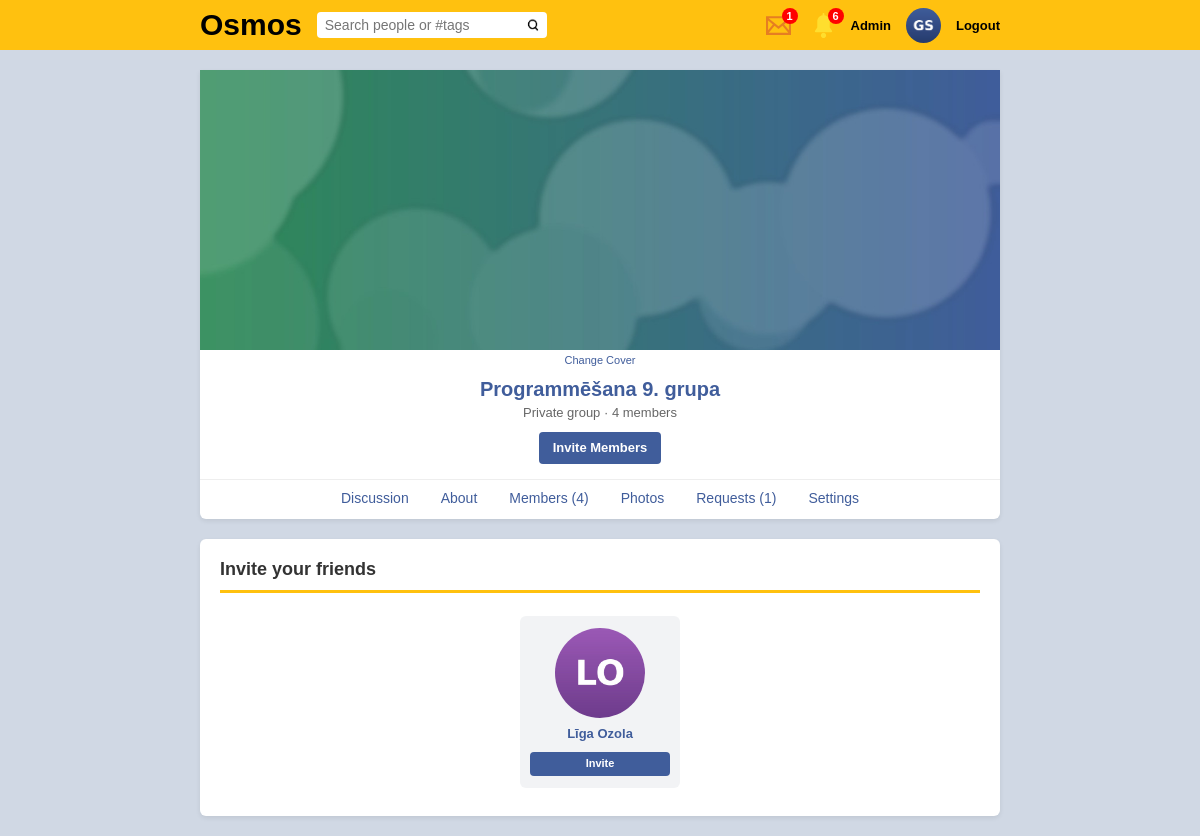
/group/464532042534/invite (signed in), run on the app's committed database.
### tables this page shows
CREATE TABLE `users` (
  `id` int(11) NOT NULL AUTO_INCREMENT,
  `userid` bigint(19) NOT NULL,
  `owner` bigint(19) NOT NULL DEFAULT 0,
  `first_name` varchar(50) NOT NULL,
  `last_name` varchar(50) NOT NULL,
  `gender` varchar(6) DEFAULT NULL,
  `type` varchar(10) NOT NULL DEFAULT 'profile',
  `group_type` varchar(8) NOT NULL DEFAULT 'public',
  `privacy` varchar(10) NOT NULL DEFAULT 'public',
  `is_admin` tinyint(1) NOT NULL DEFAULT 0,
  `blocked` tinyint(1) NOT NULL DEFAULT 0,
  `password` varchar(100) NOT NULL,
  `date` timestamp NOT NULL DEFAULT current_timestamp(),
  `profile_image` varchar(1000) DEFAULT '',
  `cover_image` varchar(1000) NOT NULL DEFAULT '',
  `about` varchar(1024) DEFAULT NULL,
  `tag_name` varchar(100) NOT NULL,
  `online` int(11) NOT NULL DEFAULT 0,
  PRIMARY KEY (`id`),
  UNIQUE KEY `userid` (`userid`),
  UNIQUE KEY `tag_name_unique` (`tag_name`),
  KEY `first_name` (`first_name`),
  KEY `last_name` (`last_name`),
  KEY `gender` (`gender`),
  KEY `date` (`date`),
  KEY `tag_name` (`tag_name`),
  KEY `type` (`type`),
  KEY `owner` (`owner`)
);

### group.php (the view, shortened to what the rows shown need)
<?php
include_once("classes/autoload.php");
$login = new Login();
$user_data = $login->check_login($_SESSION['osmos_userid'] ?? 0);
$me = is_array($user_data) ? $user_data['userid'] : 0;
$group_class = new Group();
$group_data = $group_class->get_group($URL[1]);
$section = "default";
if (isset($URL[2]) && !is_numeric($URL[2])) {
    $section = $URL[2];
}
$is_member = false;
$is_moderator = false;
$is_admin = false;
$has_request = false;
if (is_array($group_data)) {
    $gid = $group_data['userid'];
    $is_member = group_access($me, $group_data, 'member');
    $is_moderator = group_access($me, $group_data, 'moderator');
    $is_admin = group_access($me, $group_data, 'admin');
    $has_request = $me && !$is_member && group_access($me, $group_data, 'request');
}
$denied_reason = "";
$member_count = 0;
$image_class = new Image();
if (is_array($group_data)) {
    $member_count = $group_class->count_members($gid);
}
$is_private = is_array($group_data) && ($group_data['group_type'] ?? "public") == "private";
?>
<!DOCTYPE html>
<html>
    <head>
    </head>
    <body>
        <?php include("header.php") ?>
        <div class="page">
            <?php if (is_array($group_data)): ?>
            <div class="profile-header">
                <?php
                $cover = "images/cover_image.JPG";
                if (is_image_file($group_data['cover_image'] ?? "")) {
                    $cover = $image_class->get_thumb_cover($group_data['cover_image']);
                }
                ?>
                <img class="cover-image" src="<?php echo ROOT . $cover; ?>">
                <?php if ($is_admin): ?>
                    <div class="cover-links">
                        <a href="<?php echo ROOT; ?>change_profile_image/cover/<?php echo $gid; ?>">Change Cover</a>
                    </div>
                <?php endif; ?>
                <div style="margin-top: 12px;">
                    <a class="profile-name" href="<?php echo ROOT; ?>group/<?php echo $gid; ?>"><?php echo htmlspecialchars($group_data['first_name']); ?></a>
                    <div class="group-meta">
                        <?php echo $is_private ? "Private group" : "Public group"; ?>
                        &middot; <?php echo $member_count . " member" . ($member_count == 1 ? "" : "s"); ?>
                    </div>
                    <div class="profile-actions">
                        <?php if (!$me): ?>
                            <a class="btn btn-primary" href="<?php echo ROOT; ?>login">Log in to join</a>
                        <?php elseif ($is_member): ?>
                            <a class="btn btn-blue" href="<?php echo ROOT; ?>group/<?php echo $gid; ?>/invite">Invite Members</a>
                        <?php elseif ($has_request): ?>
                            <span class="btn btn-muted">Request Sent</span>
                        <?php else: ?>
                            <a class="btn btn-primary" href="<?php echo csrf_url(ROOT . "join/" . $gid); ?>"><?php echo $is_private ? "Request to Join" : "Join Group"; ?></a>
                        <?php endif; ?>
                    </div>
                </div>
                <div class="tabs">
                    <?php
                    $tabs = [
                        "default" => "Discussion",
                        "about" => "About",
                        "members" => "Members (" . $member_count . ")",
                        "photos" => "Photos",
                    ];
                    if ($is_moderator) {
                        $requests = $group_class->get_requests($gid);
                        $tabs["requests"] = "Requests" . (is_array($requests) ? " (" . count($requests) . ")" : "");
                    }
                    if ($is_admin) {
                        $tabs["settings"] = "Settings";
                    }
                    foreach ($tabs as $tab_key => $tab_label) {
                        $tab_url = ROOT . "group/" . $gid . ($tab_key == "default" ? "" : "/" . $tab_key);
                        $active = ($section == $tab_key) ? " active" : "";
                        echo '<a class="menu-button' . $active . '" href="' . $tab_url . '">' . $tab_label . '</a>';
                    }
                    ?>
                </div>
            </div>
            <?php
            if ($denied_reason != "") include("group_content_denied.php");
            elseif ($section == "default") include("group_content_default.php");
            elseif ($section == "about") include("group_content_about.php");
            elseif ($section == "photos") include("group_content_photos.php");
            elseif ($section == "members") include("group_content_members.php");
            elseif ($section == "requests") include("group_content_requests.php");
            elseif ($section == "invite") include("group_content_invite.php");
            elseif ($section == "invited") include("group_content_invited.php");
            elseif ($section == "settings") include("group_content_settings.php");
            ?>
            <?php endif; ?>
        </div>
    </body>
</html>

### header.php (shortened to what the rows shown need)
<?php
$header_user = false;
if (isset($_SESSION['osmos_userid'])) {
    $header_user_class = new User();
    $header_user = $header_user_class->get_user($_SESSION['osmos_userid']);
}
$corner_image = avatar_url($header_user);
$notif_count = check_notifications();
$msg_notif_count = check_messages();
?>
<div id="orange_bar">
    <div style="width: 800px; margin: auto; display: flex; justify-content: space-between; align-items: center; height: 100%;">
        <div style="display: flex; align-items: center; gap: 15px;">
            <?php if (is_array($header_user)): ?>
                <a href="<?php echo ROOT; ?>messages" style="text-decoration: none;" title="Messages">
                    <span style="display: inline-block; position: relative;">
                        <?php if ($msg_notif_count > 0): ?>
                            <div class="header-badge" style="right: -2px;">
                                <?php echo ($msg_notif_count > 99) ? '99+' : $msg_notif_count; ?>
                            </div>
                        <?php endif; ?>
                    </span>
                </a>
                <a href="<?php echo ROOT; ?>notifications" style="text-decoration: none;" title="Notifications">
                    <span style="display: inline-block; position: relative;">
                        <img src="<?php echo ROOT; ?>notif.svg" style="width: 25px; vertical-align: middle;">
                        <?php if ($notif_count > 0): ?>
                            <div class="header-badge" style="right: -8px;">
                                <?php echo ($notif_count > 99) ? '99+' : $notif_count; ?>
                            </div>
                        <?php endif; ?>
                    </span>
                </a>
                <?php if (!empty($header_user['is_admin'])): ?>
                    <a href="<?php echo ROOT; ?>admin" style="font-size: 13px; color: black; text-decoration: none; font-weight: bold;">Admin</a>
                <?php endif; ?>
                <a href="<?php echo ROOT; ?>profile/<?php echo $header_user['userid']; ?>" title="My profile">
                    <img src="<?php echo ROOT . $corner_image; ?>" style="width: 35px; height: 35px; border-radius: 50%; object-fit: cover; vertical-align: middle;">
                </a>
                <a href="<?php echo ROOT; ?>logout" style="font-size: 13px; color: black; text-decoration: none; font-weight: bold;">Logout</a>
            <?php else: ?>
                <a href="<?php echo ROOT; ?>login" style="color: black; text-decoration: none; font-size: 13px; background: white; padding: 5px 12px; border-radius: 4px; font-weight: bold;">Login</a>
            <?php endif; ?>
        </div>
    </div>
</div>

### group_content_invite.php (shortened to what the rows shown need)
<div class="card" style="margin-top: 20px; text-align: center;">
    <h3 class="card-title text-left">Invite your friends</h3>
    <?php
        $invites = $group_class->get_invites($gid, $me);
        if (is_array($invites)) {
            foreach ($invites as $FRIEND_ROW) {
                include("user_invite.inc.php");
            }
        } else {
            echo "<div class='empty-state'>No friends to invite were found!<br><span class='muted' style='font-size: 12px;'>All your friends are already in this group, or you haven't added any friends yet.</span></div>";
        }
    ?>
</div>

### user_invite.inc.php (shortened to what the rows shown need)
<?php
$card_already_invited = $group_class->is_invited($group_data['userid'], $FRIEND_ROW['userid']);
?>
<div class="member-card">
    <a href="<?php echo ROOT; ?>profile/<?php echo $FRIEND_ROW['userid']; ?>" style="text-decoration: none;">
        <img src="<?php echo ROOT . avatar_url($FRIEND_ROW); ?>">
        <span class="member-card-name"><?php echo htmlspecialchars($FRIEND_ROW['first_name'] . " " . $FRIEND_ROW['last_name']); ?></span>
    </a>
    <div class="member-card-buttons">
        <?php if ($card_already_invited): ?>
            <span class="btn btn-muted btn-small">Invited</span>
        <?php else: ?>
            <a class="btn btn-blue btn-small" href="<?php echo csrf_url(ROOT . "invite/" . $group_data['userid'] . "/" . $FRIEND_ROW['userid']); ?>">Invite</a>
        <?php endif; ?>
    </div>
</div>

### data on the page
users: profile_image (picture)
users: cover_image (picture), first_name "Programmēšana 9. grupa"
users: profile_image (picture), first_name+last_name "Līga Ozola"

### other printed values
$msg_notif_count "1"
$notif_count "6"
$member_count "4"
$tab_label "Discussion"
$tab_label "About"
$tab_label "Members (4)"
$tab_label "Photos"
$tab_label "Requests (1)"
$tab_label "Settings"
